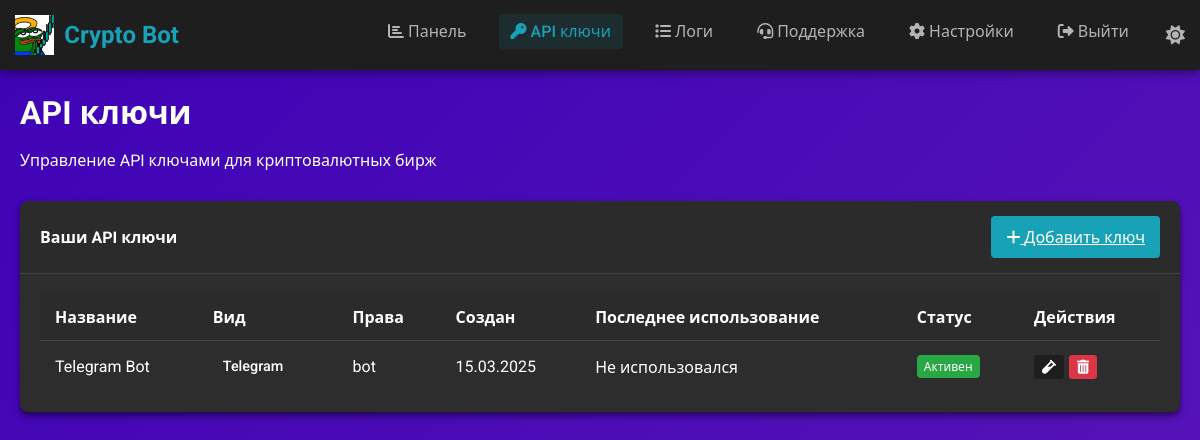
The page /api_keys (signed in) on the database its author committed.
### models.py (models this page shows, shortened)
class Setting(db.Model):
    __tablename__ = 'settings'
    id = db.Column(db.Integer, primary_key=True)
    key = db.Column(db.String(100), unique=True, nullable=False)
    value = db.Column(db.Text, nullable=True)
    category = db.Column(db.String(50), nullable=True)  # Категория настройки
    description = db.Column(db.String(255), nullable=True)  # Описание настройки
    is_encrypted = db.Column(db.Boolean, default=False)  # Флаг, указывающий, зашифровано ли значение
    _cipher_suite = None

### app.py (the view, shortened to what this page needs)
@app.route('/api_keys')
@login_required
def api_keys():
    from database.database import get_setting
    api_keys = []
    bybit_api_key = get_setting("BYBIT_API_KEY")
    bybit_secret = get_setting("BYBIT_SECRET")
    telegram_token = get_setting("TELEGRAM_TOKEN")
    if telegram_token:
        api_keys.append({
            "name": "Telegram Bot",
            "exchange": "Telegram",
            "key": telegram_token,
            "permissions": "bot",
            "created_at": datetime.now(),  # Пример значения
            "last_used": None,  # Пример значения
            "is_active": True,  # Пример значения
        })
    return render_template('api_keys.html', api_keys=api_keys)

### app.py (called while the page is built)
@login_manager.user_loader
def load_user(user_id):
    return models.User.query.get(int(user_id))

### database/database.py (called while the page is built)
def create_connection():
    try:
        conn = sqlite3.connect(DB_NAME, check_same_thread=False)
        conn.row_factory = sqlite3.Row  # Доступ к столбцам по названию
        return conn
    except sqlite3.Error as e:
        logger.error(f"Ошибка подключения к базе данных: {e}")
        return None

def get_setting(key):
    try:
        with create_connection() as conn:
            if conn is None:
                return None
            cursor = conn.cursor()
            cursor.execute('SELECT value FROM settings WHERE key = ?', (key,))
            row = cursor.fetchone()
            return row['value'] if row else None
    except sqlite3.Error as e:
        logger.error(f"Ошибка при получении настройки: {e}")
        return None

### templates/api_keys.html (shortened to what this page needs)
{% extends "base.html" %}
{% block content %}
<div class="dashboard-header">
    <h1>API ключи</h1>
    <p class="text-secondary">Управление API ключами для криптовалютных бирж</p>
</div>
<div class="card">
    <div class="card-header">
        <span>Ваши API ключи</span>
        <a href="{{ url_for('add_api_key') }}" class="btn btn-primary">
            <i class="fas fa-plus"></i> Добавить ключ
        </a>
    </div>
    <div class="card-body">
        <div class="table-responsive">
            <table class="table">
                <thead>
                    <tr>
                        <th>Название</th>
                        <th>Вид</th>
                        <th>Права</th>
                        <th>Создан</th>
                        <th>Последнее использование</th>
                        <th>Статус</th>
                        <th>Действия</th>
                    </tr>
                </thead>
                <tbody>
                    {% for api_key in api_keys %}
                    <tr>
                        <td>{{ api_key.name }}</td>
                        <td>
                            {% if api_key.exchange %}
                            <span class="exchange-badge exchange-{{ api_key.exchange.lower() }}">
                                {{ api_key.exchange }}
                            </span>
                            {% else %}
                            <span class="text-muted">Не указано</span>
                            {% endif %}
                        </td>
                        <td>{{ api_key.permissions }}</td>
                        <td>{{ api_key.created_at.strftime('%d.%m.%Y') }}</td>
                        <td>{{ api_key.last_used.strftime('%d.%m.%Y %H:%M:%S') if api_key.last_used else 'Не использовался' }}</td>
                        <td>
                            {% if api_key.is_active %}
                            <span class="badge bg-success">Активен</span>
                            {% else %}
                            <span class="badge bg-warning">Отключен</span>
                            {% endif %}
                        </td>
                        <td>
                            <div class="api-key-actions">
                                <button class="btn btn-secondary btn-sm" onclick="testApiKey('{{ api_key.id }}')">
                                    <i class="fas fa-vial"></i>
                                </button>
                                <form action="{{ url_for('delete_api_key', key_id=api_key.name) }}" method="POST" class="d-inline" onsubmit="return confirm('Вы уверены, что хотите удалить этот API ключ?');">
                                    <button type="submit" class="btn btn-danger btn-sm">
                                        <i class="fas fa-trash-alt"></i>
                                    </button>
                                </form>
                            </div>
                        </td>
                    </tr>
                    {% else %}
                    <tr>
                        <td colspan="7" class="text-center">У вас пока нет API ключей</td>
                    </tr>
                    {% endfor %}
                </tbody>
            </table>
        </div>
    </div>
</div>
{% endblock %}

### static/css/style.css (style rules this page uses)
:root { --bg-primary: #121212; --bg-secondary: #1e1e1e; --bg-card: #2d2d2d; --text-primary: #ffffff; --text-secondary: #b3b3b3; --accent-primary: #17a2b8; --accent-secondary: #007bff; --border-color: #444; --success-color: #28a745; --warning-color: #ffc107; --danger-color: #dc3545; --input-bg: #333; --input-text: #fff; --shadow-color: rgba(0, 0, 0, 0.5); --chart-grid: rgba(255, 255, 255, 0.1); --gradient-start: #4a00e0; --gradient-mid: #8e2de2; --gradient-end: #4a00e0; }
body { font-family: 'Roboto', 'Segoe UI', sans-serif; margin: 0; padding: 0; color: var(--text-primary); background-color: var(--bg-primary); transition: background-color 0.3s ease, color 0.3s ease; }
.card { background-color: var(--bg-card); border-radius: 8px; box-shadow: 0 4px 6px var(--shadow-color); margin-bottom: 20px; overflow: hidden; transition: transform 0.3s ease, box-shadow 0.3s ease; }
.card-header { padding: 15px 20px; background-color: rgba(0, 0, 0, 0.05); border-bottom: 1px solid var(--border-color); font-weight: bold; display: flex; justify-content: space-between; align-items: center; }
.card-body { padding: 20px; }
.btn { display: inline-block; font-weight: 500; text-align: center; vertical-align: middle; cursor: pointer; padding: 10px 15px; font-size: 1rem; border-radius: 4px; transition: all 0.3s ease; border: none; }
.btn-primary { background-color: var(--accent-primary); color: white; }
.btn-secondary { background-color: var(--bg-secondary); color: var(--text-primary); }
.btn-danger { background-color: var(--danger-color); color: white; }
.table { width: 100%; border-collapse: collapse; margin: 0; padding: 0; background-color: var(--bg-card); border-radius: 4px; overflow: hidden; }
.table th, .table td { padding: 12px 15px; text-align: left; border-bottom: 1px solid var(--border-color); }
.table th { background-color: rgba(0, 0, 0, 0.05); font-weight: bold; }
.table tr:last-child td { border-bottom: none; }
.dashboard-header { margin-bottom: 30px; }
.dashboard-header h1 { font-size: 2rem; font-weight: bold; margin: 0; color: var(--text-primary); }

### templates/api_keys.html (style rules this page uses)
.exchange-badge { display: inline-block; padding: 5px 10px; border-radius: 4px; font-weight: 500; font-size: 0.9rem; }
.api-key-actions { display: flex; gap: 5px; }
.badge { padding: 3px 7px; border-radius: 4px; display: inline-block; font-size: 0.75rem; }
.bg-success { background-color: var(--success-color); color: white; }
.btn-sm { padding: 0.25rem 0.5rem; font-size: 0.875rem; border-radius: 0.2rem; }

### rows shown on the page
Setting: name "Telegram Bot", exchange "Telegram", permissions "bot", created_at "15.03.2025", last_used "Не использовался"
